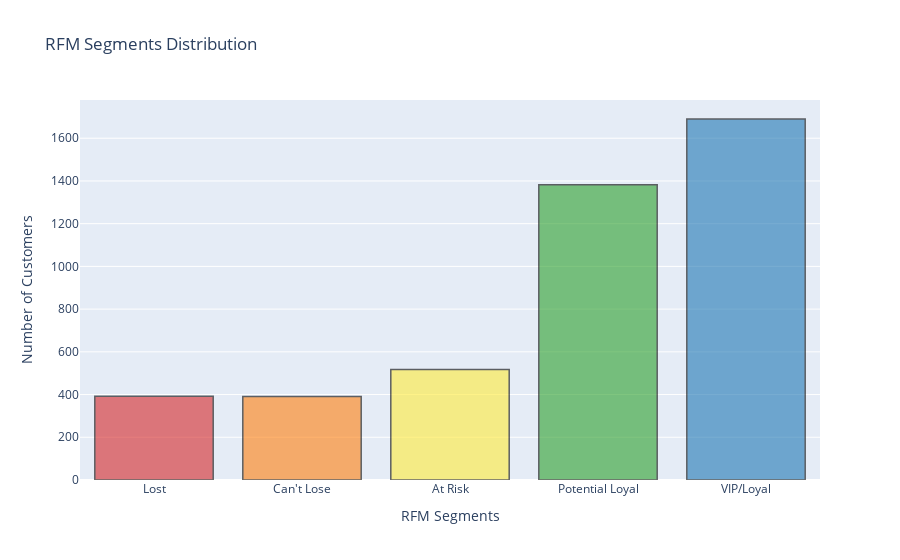

Notebook code cell kept with this figure:
### Markdown cell above
##### 10. Segment Comparison

### Code cell
sequential_colors = ['#d62728', '#ff7f0e', '#ffeb3b', '#2ca02c', '#1f77b4']
fig = go.Figure(data=[go.Bar(x=customer_segment_counts.index,
                             y=customer_segment_counts.values,
                             marker=dict(color=sequential_colors))])

fig.update_traces(marker_color=[sequential_colors[i] 
                                 for i, segment_label in enumerate(customer_segment_counts.index)],
                                 marker_line_color='black',
                                 marker_line_width=1.5,opacity=0.6)

fig.update_layout(title='RFM Segments Distribution',
                  xaxis_title='RFM Segments',
                  yaxis_title='Number of Customers',
                  showlegend=False)
fig.show()

### Figure 1 — Plotly figure (JSON) as saved in the notebook; plotly's stock layout.template omitted (floating-point values rounded to 4 significant figures)
{"data": [{"marker": {"color": ["#d62728", "#ff7f0e", "#ffeb3b", "#2ca02c", "#1f77b4"], "line": {"color": "black", "width": 1.5}}, "opacity": 0.6, "type": "bar", "x": ["Lost", "Can't Lose", "At Risk", "Potential Loyal", "VIP/Loyal"], "y": [392, 391, 517, 1382, 1690]}], "layout": {"showlegend": false, "title": {"text": "RFM Segments Distribution"}, "xaxis": {"title": {"text": "RFM Segments"}}, "yaxis": {"title": {"text": "Number of Customers"}}}}
